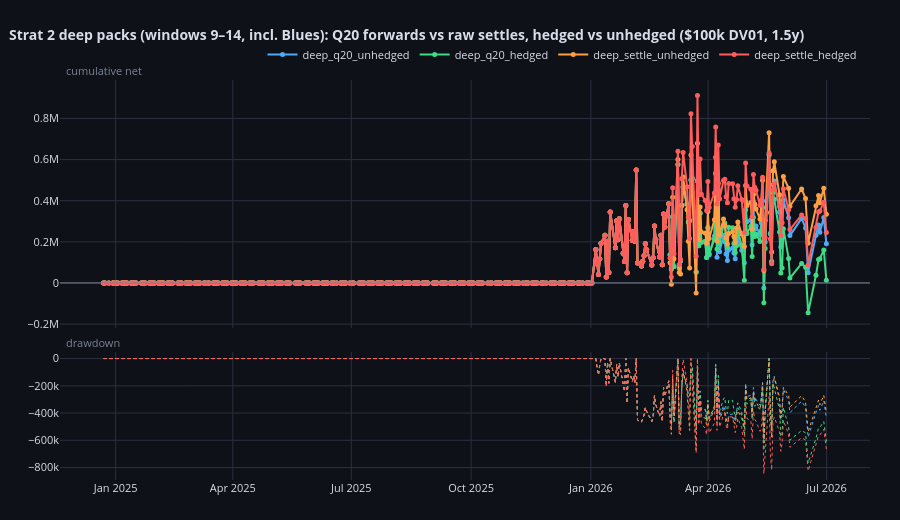

Here is the notebook cell this chart was saved with:
### Code cell
fig_cmp = compare_curves(BOOKS, title="Strat 2 deep packs (windows 9–14, incl. Blues): "
                                      f"Q20 forwards vs raw settles, hedged vs unhedged "
                                      f"($100k DV01, {SPAN_YEARS:.1f}y)")
fig_cmp

### Figure 1 — Plotly figure (JSON) as saved in the notebook; plotly's stock layout.template omitted (floating-point values rounded to 4 significant figures; data arrays with more than 128 entries replaced by an {"elided": "..."} marker saying what was removed)
{"data": [{"hovertemplate": "<b>deep_q20_unhedged</b><br>%{x|%Y-%m-%d}<br>cum %{y:.3f}<extra></extra>", "line": {"color": "#4dabf7", "width": 2}, "marker": {"size": 5}, "mode": "lines+markers", "name": "deep_q20_unhedged", "type": "scatter", "x": {"elided": "361 str values"}, "xaxis": "x", "y": {"elided": "361 float values"}, "yaxis": "y"}, {"hoverinfo": "skip", "line": {"color": "#4dabf7", "dash": "dot", "width": 1}, "mode": "lines", "name": "deep_q20_unhedged dd", "showlegend": false, "type": "scatter", "x": {"elided": "361 str values"}, "xaxis": "x2", "y": {"elided": "361 float values"}, "yaxis": "y2"}, {"hovertemplate": "<b>deep_q20_hedged</b><br>%{x|%Y-%m-%d}<br>cum %{y:.3f}<extra></extra>", "line": {"color": "#3ddc84", "width": 2}, "marker": {"size": 5}, "mode": "lines+markers", "name": "deep_q20_hedged", "type": "scatter", "x": {"elided": "361 str values"}, "xaxis": "x", "y": {"elided": "361 float values"}, "yaxis": "y"}, {"hoverinfo": "skip", "line": {"color": "#3ddc84", "dash": "dot", "width": 1}, "mode": "lines", "name": "deep_q20_hedged dd", "showlegend": false, "type": "scatter", "x": {"elided": "361 str values"}, "xaxis": "x2", "y": {"elided": "361 float values"}, "yaxis": "y2"}, {"hovertemplate": "<b>deep_settle_unhedged</b><br>%{x|%Y-%m-%d}<br>cum %{y:.3f}<extra></extra>", "line": {"color": "#ff9f43", "width": 2}, "marker": {"size": 5}, "mode": "lines+markers", "name": "deep_settle_unhedged", "type": "scatter", "x": {"elided": "361 str values"}, "xaxis": "x", "y": {"elided": "361 float values"}, "yaxis": "y"}, {"hoverinfo": "skip", "line": {"color": "#ff9f43", "dash": "dot", "width": 1}, "mode": "lines", "name": "deep_settle_unhedged dd", "showlegend": false, "type": "scatter", "x": {"elided": "361 str values"}, "xaxis": "x2", "y": {"elided": "361 float values"}, "yaxis": "y2"}, {"hovertemplate": "<b>deep_settle_hedged</b><br>%{x|%Y-%m-%d}<br>cum %{y:.3f}<extra></extra>", "line": {"color": "#ff5c5c", "width": 2}, "marker": {"size": 5}, "mode": "lines+markers", "name": "deep_settle_hedged", "type": "scatter", "x": {"elided": "361 str values"}, "xaxis": "x", "y": {"elided": "361 float values"}, "yaxis": "y"}, {"hoverinfo": "skip", "line": {"color": "#ff5c5c", "dash": "dot", "width": 1}, "mode": "lines", "name": "deep_settle_hedged dd", "showlegend": false, "type": "scatter", "x": {"elided": "361 str values"}, "xaxis": "x2", "y": {"elided": "361 float values"}, "yaxis": "y2"}], "layout": {"annotations": [{"font": {"color": "#7b8394", "size": 11}, "showarrow": false, "text": "cumulative net", "x": 0.005, "xanchor": "left", "xref": "paper", "y": 1.0, "yanchor": "bottom", "yref": "paper"}, {"font": {"color": "#7b8394", "size": 11}, "showarrow": false, "text": "drawdown", "x": 0.005, "xanchor": "left", "xref": "paper", "y": 0.3196, "yanchor": "bottom", "yref": "paper"}], "font": {"color": "#d8dee9", "size": 11}, "height": 520, "hoverlabel": {"bgcolor": "#161a23", "bordercolor": "#2a3040"}, "hovermode": "x unified", "legend": {"bgcolor": "rgba(0,0,0,0)", "orientation": "h", "x": 0.25, "y": 1.1}, "margin": {"b": 40, "l": 60, "r": 30, "t": 80}, "paper_bgcolor": "#0e1117", "plot_bgcolor": "#0e1117", "shapes": [{"line": {"color": "#7b8394", "width": 1}, "type": "line", "x0": 0, "x1": 1, "xref": "x domain", "y0": 0, "y1": 0, "yref": "y"}], "title": {"font": {"size": 14}, "text": "<b>Strat 2 deep packs (windows 9–14, incl. Blues): Q20 forwards vs raw settles, hedged vs unhedged ($100k DV01, 1.5y)</b>", "x": 0.01}, "xaxis": {"anchor": "y", "domain": [0.0, 1.0], "gridcolor": "#2a3040", "matches": "x2", "showgrid": true, "showspikes": true, "showticklabels": false, "spikecolor": "#7b8394", "spikedash": "dot", "spikemode": "across", "spikesnap": "cursor", "spikethickness": 1}, "xaxis2": {"anchor": "y2", "domain": [0.0, 1.0], "gridcolor": "#2a3040", "showgrid": true, "showspikes": true, "spikecolor": "#7b8394", "spikedash": "dot", "spikemode": "across", "spikesnap": "cursor", "spikethickness": 1}, "yaxis": {"anchor": "x", "domain": [0.3796, 1.0], "gridcolor": "#2a3040", "showgrid": true, "zeroline": false}, "yaxis2": {"anchor": "x2", "domain": [0.0, 0.3196], "gridcolor": "#2a3040", "showgrid": true, "zeroline": false}}}
